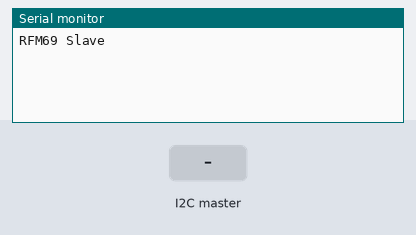
The sketch below on a simulated Arduino Uno, built with avr-gcc and run on an emulated ATmega328P. Shown: the last lines printed to the serial monitor. Inputs (shaded band) come from the test bench.

Above: at 3.2 s.
3.3 s: the I2C master sends the byte 1
At 4.0 s:
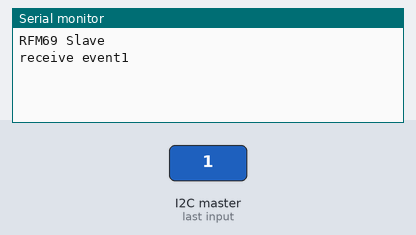
4.8 s: the I2C master sends the byte 90
At 6.0 s:
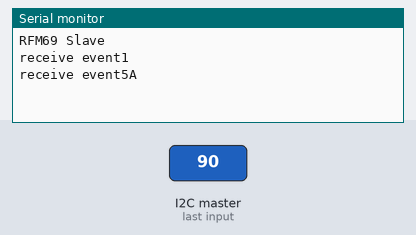
6.3 s: the I2C master sends the byte 200
At 7.4 s:
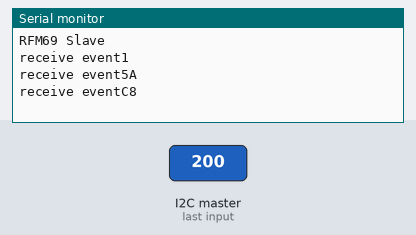

Measured:
- after the input at 3.3 s, the serial monitor: prints a new line at once (image 1)
- after the input at 4.8 s, the serial monitor: prints a new line at once (image 2)
- after the input at 6.3 s, the serial monitor: prints a new line at once (image 3)

The sketch:

RFM69_Slave.ino
```cpp
#include <Wire.h>

#define RFM69_REG_MSG_AVAIL        0x01
#define RFM69_REG_TX_FREE          0x02
#define RFM69_REG_GET_MSG          0x08


uint8_t  reg_addr;
byte     rd_msg[64];


void setup()
{
  Wire.begin(0x08);                 // join i2c bus with address
  Wire.onRequest(requestEvent); // register event
  Wire.onReceive(receiveEvent);  // register event    HAL_UART_Transmit(&huart3, (uint8_t*)linefeed, strlen(linefeed),HAL_MAX_DELAY);

  Serial.begin(9600);            // start serial for output
  delay(2000);
  Serial.println("RFM69 Slave");
}

void loop()
{
  delay(100);
}

// function that executes whenever data is received from master
// this function is registered as an event, see setup()
void receiveEvent(int howMany)
{
  while(Wire.available())  // loop through all but the last
  {
    reg_addr = Wire.read();   // receive byte as a character
    Serial.print("receive event");           // print the character
    Serial.println(reg_addr,HEX);           // print the character
  }
}


void requestEvent()
{
 static char c = '0';
 Serial.println("request event");
 switch (reg_addr)
 {
    case RFM69_REG_MSG_AVAIL:
        Wire.write('4');
        break;
    case RFM69_REG_TX_FREE:
        Wire.write('1');
        break;
    case RFM69_REG_GET_MSG:
        strcpy(rd_msg,"ABCDEFGHIK_123456789");
        Wire.write(rd_msg,60);
        break;
 }
 if (c > 'z')
   c = '0';
}
```
